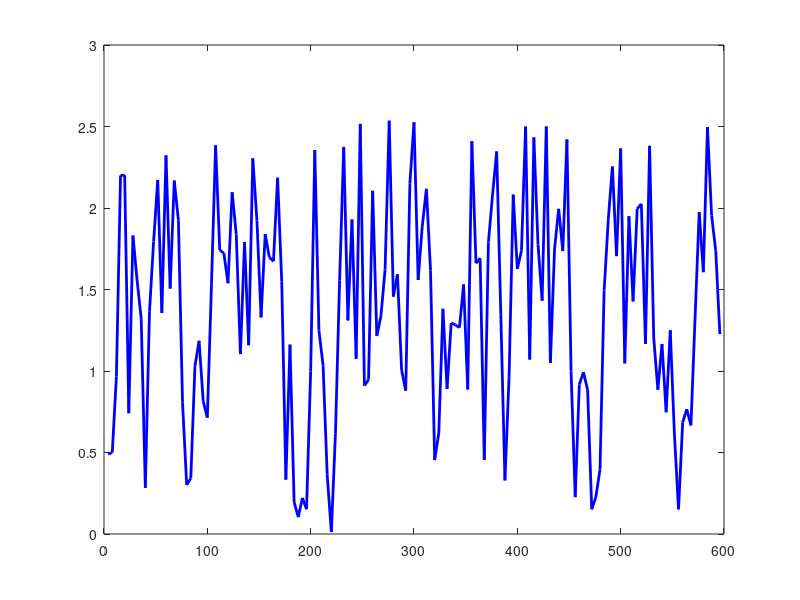

MATLAB code to generate this figure: (Note: this script raises an error after producing the figure.)
% Parameters
N = 1;            % Number of particles (reduced for plotting)
T = 149;            % Number of time steps
R = 1.6;            % Radius of sphere
stepSize = 0.7;     % Step size (comparable to R)
dt = 4.0;           % Time step

% Initialization
positions = zeros(N, 3, T);     % Store full trajectories
current_positions = zeros(N, 3);  % Current positions
MSD = zeros(1, T);              % Mean square displacement

for t = 1:T
    % Generate random directions
    directions = randn(N, 3);
    directions = directions ./ vecnorm(directions, 2, 2); % Normalize
    steps = stepSize * directions;

    % Propose new positions
    new_positions = current_positions + steps;
    distances = vecnorm(new_positions, 2, 2);
    outside = distances > R;

    % Reflect particles back if outside the sphere
    for i = 1:N
        if outside(i)
            overshoot = distances(i) - R;
            unit_vec = new_positions(i,:) / distances(i);
            new_positions(i,:) = new_positions(i,:) - 2 * overshoot * unit_vec;
        end
    end

    % Update positions and store
    current_positions = new_positions;
    positions(:, :, t) = current_positions;

    % Compute MSD
    MSD(t) = mean(vecnorm(current_positions, 2, 2).^2);
end

% === Plot MSD ===
figure;
time = (1:T) * dt;
plot(time, MSD, 'b', 'LineWidth', 2);
hold on;
yline((3/5)*R^2, '--r', 'Max MSD = (3/5)R^2');
xlabel('Time');
ylabel('Mean Square Displacement');
title('MSD of Diffusion in a Sphere');
grid on;

% === Plot Trajectories (first few particles only) ===
figure;
hold on;
num_to_plot = 10;  % Show only first 10 trajectories
colors = lines(num_to_plot);

for i = 1:1 %num_to_plot
    traj = squeeze(positions(i, :, :))';  % T x 3
    plot3(traj(:,1), traj(:,2), traj(:,3), 'Color', colors(i,:), 'LineWidth', 1.5);
%     scatter3(traj(:,1), traj(:,2), traj(:,3), 40, time, 'filled')
%     colormap(jet)
%     colorbar
%     hold on
%     plot3(traj(:,1), traj(:,2), traj(:,3), 'k')
end

% Draw boundary sphere
[Xs, Ys, Zs] = sphere(30);
surf(R*Xs, R*Ys, R*Zs, 'FaceAlpha', 0.05, 'EdgeColor', 'none');
axis equal;
xlabel('X'); ylabel('Y'); zlabel('Z');
title('Particle Trajectories Inside a Sphere');
grid on;
view(3);
